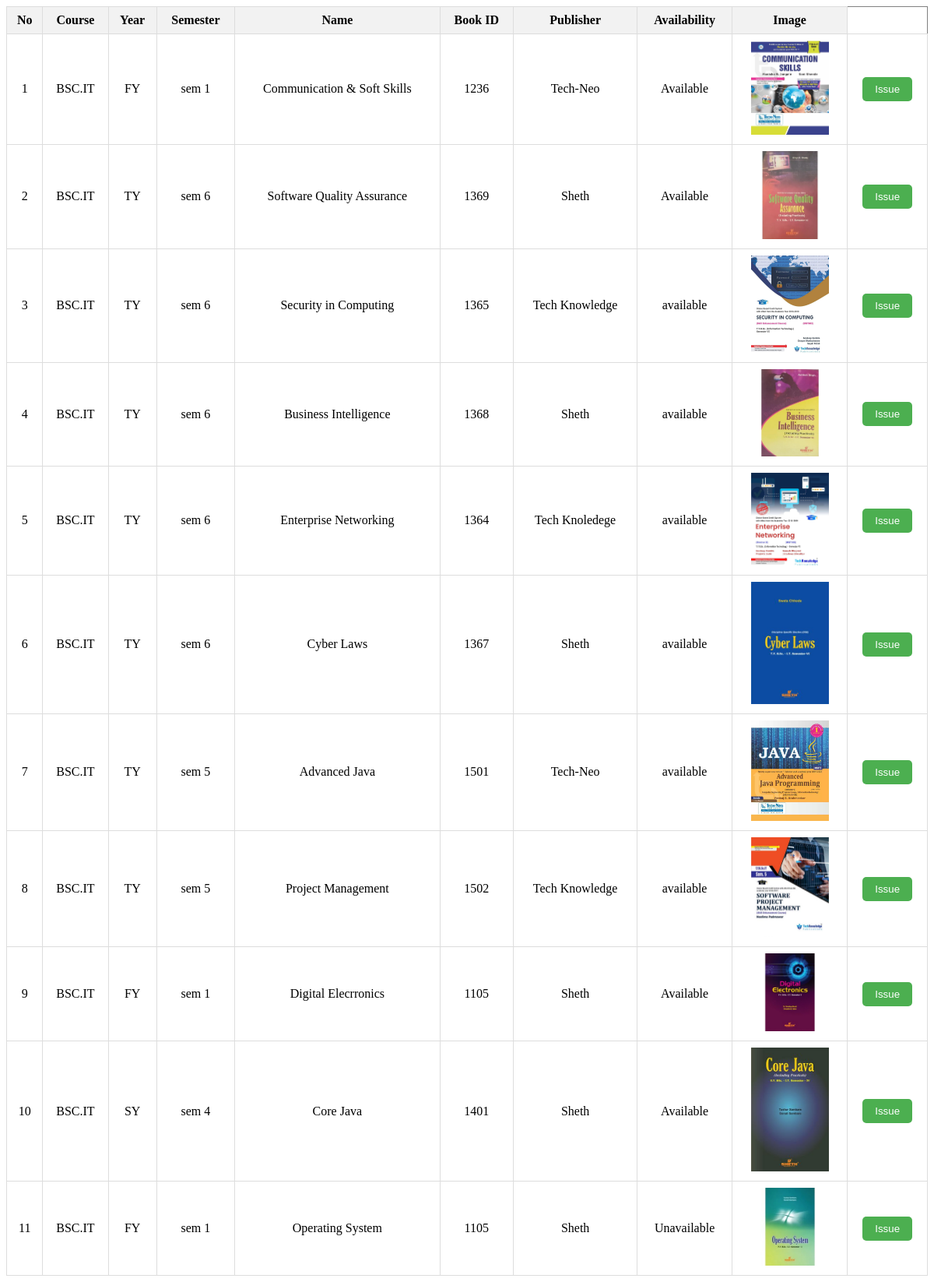
Page /student/issuebook.php (signed in) on the committed database.
### tables this page shows
CREATE TABLE `addbook` (
  `id` int(11) NOT NULL,
  `name` varchar(255) NOT NULL,
  `publisher` varchar(255) NOT NULL,
  `image` varchar(255) NOT NULL,
  `book_number` varchar(50) DEFAULT NULL,
  `course` varchar(100) DEFAULT NULL,
  `year` varchar(20) DEFAULT NULL,
  `semester` varchar(20) DEFAULT NULL,
  `availability` varchar(20) NOT NULL DEFAULT 'available'
);

### student/issuebook.php (the view, shortened to what this page needs)
<?php
require '../connection.php';
?>
<!DOCTYPE html>
<html lang="en">
<head>
</head>
<body>
    <table class="issus_book_table" border="1" cellspacing="0" cellpadding="10">
        <tr>
            <th>No</th>
            <th>Course</th>
            <th>Year</th>
            <th>Semester</th>
            <th>Name</th>
            <th>Book ID</th>
            <th>Publisher</th>
            <th>Availability</th>
            <th>Image</th>
        </tr>
        <?php
        $i = 1;
        $rows = mysqli_query($conn, "SELECT * FROM addbook ORDER BY availability ASC, id ASC");
        ?>
        <?php foreach ($rows as $row): ?>
            <tr>
                <td><?php echo $i++; ?></td>
                <td><?php echo $row["course"]; ?></td>
                <td><?php echo $row["year"]; ?></td>
                <td><?php echo $row["semester"]; ?></td>
                <td><?php echo $row["name"]; ?></td>
                <td><?php echo $row["book_number"]; ?></td>
                <td><?php echo $row["publisher"]; ?></td>
                <td><?php echo $row["availability"]; ?></td>
                <td><img src="../Img/<?php echo $row['image']; ?>" width="100" title="<?php echo $row['image']; ?>"></td>
                <td>
                    <button class="issue_btn"  onclick="openPopup(<?php echo $row['id']; ?>, '<?php echo $row['name']; ?>', '<?php echo $row['publisher']; ?>')">Issue</button>
                </td>
            </tr>
        <?php endforeach; ?>
    </table>
</body>
</html>

### student/issuebook.php (style rules this page uses)
.issue_btn { padding: 8px 16px; background-color: #4CAF50; border: none; color: white; border-radius: 5px; cursor: pointer; }
.issus_book_table { border-collapse: collapse; width: 100%; }
.issus_book_table th, td { border: 1px solid #dddddd; text-align: center; padding: 8px; }
.issus_book_table th { background-color: #f2f2f2; }

### rows in the picture
addbook: course "BSC.IT", year "FY", semester "sem 1", name "Communication & Soft Skills", book_number "1236", publisher "Tech-Neo", availability "Available", image (picture)
addbook: course "BSC.IT", year "TY", semester "sem 6", name "Software Quality Assurance", book_number "1369", publisher "Sheth", availability "Available", image (picture)
addbook: course "BSC.IT", year "TY", semester "sem 6", name "Security in Computing", book_number "1365", publisher "Tech Knowledge", availability "available", image (picture)
addbook: course "BSC.IT", year "TY", semester "sem 6", name "Business Intelligence", book_number "1368", publisher "Sheth", availability "available", image (picture)
addbook: course "BSC.IT", year "TY", semester "sem 6", name "Enterprise Networking", book_number "1364", publisher "Tech Knoledege", availability "available", image (picture)
addbook: course "BSC.IT", year "TY", semester "sem 6", name "Cyber Laws", book_number "1367", publisher "Sheth", availability "available", image (picture)
addbook: course "BSC.IT", year "TY", semester "sem 5", name "Advanced Java", book_number "1501", publisher "Tech-Neo", availability "available", image (picture)
addbook: course "BSC.IT", year "TY", semester "sem 5", name "Project Management", book_number "1502", publisher "Tech Knowledge", availability "available", image (picture)
addbook: course "BSC.IT", year "FY", semester "sem 1", name "Digital Elecrronics", book_number "1105", publisher "Sheth", availability "Available", image (picture)
addbook: course "BSC.IT", year "SY", semester "sem 4", name "Core Java", book_number "1401", publisher "Sheth", availability "Available", image (picture)
addbook: course "BSC.IT", year "FY", semester "sem 1", name "Operating System", book_number "1105", publisher "Sheth", availability "Unavailable", image (picture)
